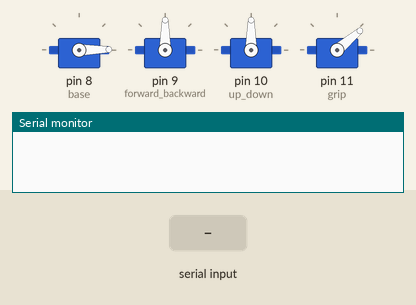
Bench run of a sketch on a simulated Arduino Uno, built with avr-gcc and run on an emulated ATmega328P. On the bench: 4 × servo, the last lines printed to the serial monitor. The test bench sets the inputs (shaded band).

Above: at 2.2 s.
2.3 s: "90,45\n" received over Serial
At 5.1 s:
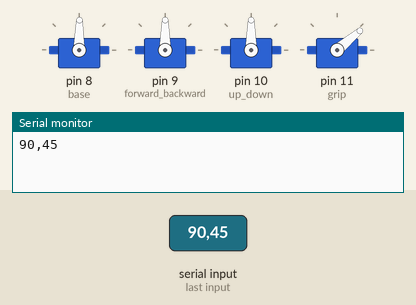
5.3 s: "200\n" received over Serial
At 8.0 s:
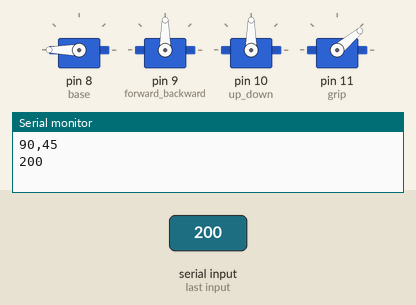
8.3 s: "30,150\n" received over Serial
At 11.2 s:
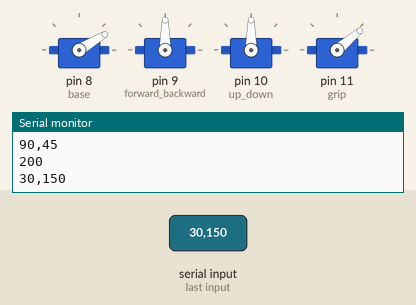
11.3 s: "90\n" received over Serial
Timing chart, 0 to 14.7 s (numbered marks = the images above; inputs shaded):
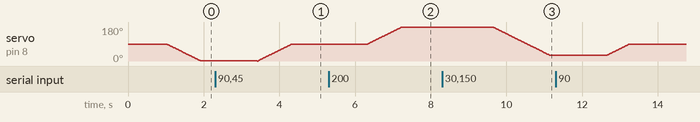

The sketch:

Servo_smooth.ino
```cpp
#include <Servo.h>

Servo base;
Servo forward_backward;
Servo up_down;
Servo grip;
String cmdstring;
int prevPos=90 ,currentPos, i;
void setup(){
Serial.begin(9600);
base.attach(8);
forward_backward.attach(9);
up_down.attach(10);
grip.attach(11);
delay(10);
base.write(prevPos);
forward_backward.write(90);
up_down.write(90);
grip.write(40);
delay(1000);
}
void loop(){

if (Serial.available() > 0) {
cmdstring = Serial.readString();
Serial.println(cmdstring);
currentPos = cmdstring.toInt();
}

if (prevPos < currentPos){
for(i=prevPos ; i < currentPos; i++){
base.write(i);
delay(10);
}
}
if (prevPos > currentPos){
for(i=prevPos ; i > currentPos; i--){
base.write(i);
delay(10);
}
}
prevPos = currentPos;
delay(500);
}
```

Measured:
- after the input at 5.3 s, servo on pin 8 (base): moves from 89° to 180° over 0.91 s, starting after 1.0 s
- after the input at 8.3 s, servo on pin 8 (base): moves from 180° to 31° over 1.5 s, starting after 1.3 s
